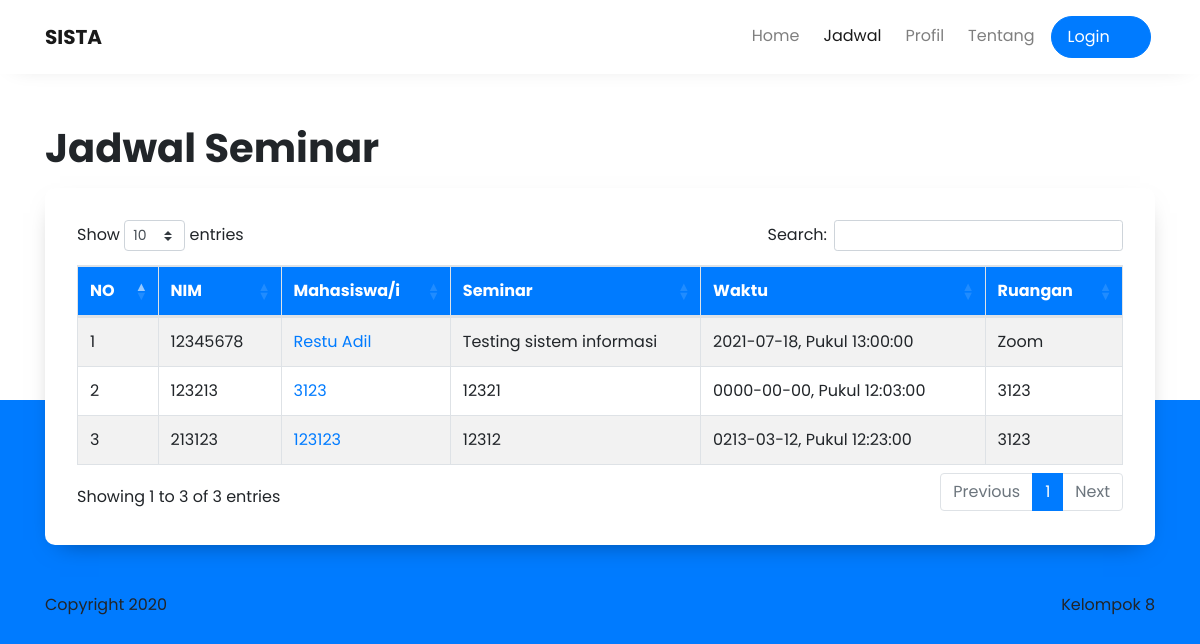
Page /index.php/jadwal on the committed database.
### tables this page shows
CREATE TABLE `tbl_menu` (
  `id_menu` int NOT NULL,
  `parent_id` int NOT NULL DEFAULT '0',
  `menu_name` varchar(32) NOT NULL,
  `menu_link` text NOT NULL,
  `menu_icon` varchar(32) DEFAULT NULL
);

CREATE TABLE `seminar_ta` (
  `id` int NOT NULL,
  `semester` int DEFAULT NULL,
  `tanggal` date DEFAULT NULL,
  `jam` time DEFAULT NULL,
  `kategori_seminar_id` int NOT NULL,
  `nim` varchar(10) DEFAULT NULL,
  `nama_mahasiswa` varchar(45) DEFAULT NULL,
  `judul` text,
  `pembimbing_id` int NOT NULL,
  `penguji1_id` int DEFAULT NULL,
  `penguji2_id` int DEFAULT NULL,
  `nilai_pembimbing` double DEFAULT NULL,
  `nilai_penguji1` double DEFAULT NULL,
  `nilai_penguji2` double DEFAULT NULL,
  `lokasi` varchar(40) DEFAULT NULL,
  `nilai_akhir` double DEFAULT NULL
);

### application/controllers/Jadwal.php (called while the page is built, shortened)
<?php
class Jadwal extends CI_Controller {
	function index() {
		$data['menu'] = $this->get_menu($this->session->userdata('user_role'));
		$data['pages'] = 'jadwal';
		$data['content'] = [
			'title' => 'Jadwal | SISTA - Sistem Informasi Seminar Tugas Akhir',
			'jadwal' => $this->seminar_models->get_seminar()->result()
		];
		$this->load->view('layouts/base', $data);
	}
}

### index.php (called while the page is built, shortened)
<?php
require_once BASEPATH.'core/CodeIgniter.php';

### application/models/Menu_models.php (called while the page is built)
<?php
class Menu_models extends CI_Model {
	protected $menu = 'tbl_menu';
	protected $access_menu = 'tbl_menu_access';
	protected $role = 'tbl_role';
	function get_menu($role_id = NULL){
		$this->db->select("{$this->menu}.*")
		->from($this->access_menu)
		->join($this->menu, "{$this->menu}.id_menu = {$this->access_menu}.menu_id")
		->join($this->role, "{$this->role}.id_role = {$this->access_menu}.role_id")
		->where("{$this->menu}.parent_id =", "0");
		if($role_id != NULL){
			$this->db->where("{$this->access_menu}.role_id =", $role_id);
		} else {
			$this->db->where("{$this->access_menu}.role_id =", 2);
		}
		return $this->db->get();
	}
	function get_menu_access($where){
		$this->db->select("{$this->menu}.*")
		->from($this->access_menu)
		->join($this->menu, "{$this->menu}.id_menu = {$this->access_menu}.menu_id")
		->join($this->role, "{$this->role}.id_role = {$this->access_menu}.role_id")
		->where("{$this->menu}.parent_id =", "0");
		if($where != NULL){
			$this->db->where($where);
		}
		return $this->db->get();
	}
	function get_sub_menu($role_id = NULL){
		$this->db->select("{$this->menu}.*")
		->from($this->access_menu)
		->join($this->menu, "{$this->menu}.id_menu = {$this->access_menu}.menu_id")
		->join($this->role, "{$this->role}.id_role = {$this->access_menu}.role_id")
		->where("{$this->menu}.parent_id >", "0");
		if($role_id != NULL){
			$this->db->where("{$this->access_menu}.role_id =", $role_id);
		} else {
			$this->db->where("{$this->access_menu}.role_id =", 2);
		}
		return $this->db->get();
	}
}

### application/models/Seminar_models.php (called while the page is built, shortened)
<?php
class Seminar_models extends CI_Model{
	protected $seminar = 'seminar_ta';
	protected $kategori_s = 'kategori_seminar';
	protected $dosen = 'dosen';
	function get_seminar($where = []) {
		$this->db->select("{$this->seminar}.id AS seminar_id, {$this->seminar}.*, {$this->kategori_s}.id, {$this->kategori_s}.nama AS kategori_nama, {$this->dosen}.id, {$this->dosen}.nama AS dosen_nama, d1.nama AS dosen1_nama, d2.nama AS dosen2_nama")
		->from("{$this->seminar}")
		->join("{$this->kategori_s}", "{$this->kategori_s}.id = {$this->seminar}.kategori_seminar_id")
		->join("{$this->dosen}", "{$this->dosen}.id = {$this->seminar}.pembimbing_id")
		->join("{$this->dosen} as d1", "d1.id = {$this->seminar}.penguji1_id")
		->join("{$this->dosen} as d2", "d2.id = {$this->seminar}.penguji2_id");
		return $this->db->get();
	}
}

### application/views/pages/jadwal.php (the view, shortened to what this page needs)
<section class="pt-5">
<div class="container">
  <header>
    <h1 class="text-bold">Jadwal Seminar</h1>
  </header>
  <div class="wrapper bg-white mt-3">
    <div class="wrapper__outer">
        <div class="table-responsive">
          <table id="datatable" class="table table-striped table-bordered" style="width:100%">
              <thead class="bg-primary text-white">
                  <tr>
                      <th>NO</th>
                      <th>NIM</th>
                      <th>Mahasiswa/i</th>
                      <th>Seminar</th>
                      <th>Waktu</th>
                      <th>Ruangan</th>
                  </tr>
              </thead>
              <tbody>
								<?php foreach($content['jadwal'] as $key => $jadwal): ?>
                  <tr>
                      <td><?= $key+1 ?></td>
                      <td><?= $jadwal->nim ?></td>
                      <td><a href="<?= base_url("jadwal/detail/{$jadwal->seminar_id}") ?>"><?= $jadwal->nama_mahasiswa ?></a></td>
                      <td><?= $jadwal->judul ?></td>
                      <td><?= "{$jadwal->tanggal}, Pukul {$jadwal->jam}" ?></td>
                      <td><?= $jadwal->lokasi ?? '-' ?></td>
                  </tr>
								<?php endforeach; ?>
              </tbody>
          </table>
        </div>
      </div>
    </div>
  </div>
</section>

### application/views/includes/navbar.php (shortened to what this page needs)
<nav class="navbar navbar-expand-lg navbar-light bg-white fixed-top">
  <div class="container">
    <a class="navbar-brand text-bold" href="#">SISTA</a>
    <div class="collapse navbar-collapse" id="navbarNavAltMarkup">
      <div class="navbar-nav ml-auto">
			<?php foreach ($menu as $mn): ?>
				<?php if(count($mn->submenu)) { ?>
					<div class="dropdown">
						<a class="nav-link <?= ($this->uri->segment(1) == $mn->menu_link) ? 'active' : '' ?>" href="#" id="<?= $mn->menu_link ?>" data-toggle="dropdown" aria-expanded="false">
							<span><?= $mn->menu_name; ?> <i class="fas fa-fw fa-chevron-down" style="transform: scale(.75);"></i></span>
						</a>
						<div class="dropdown-menu" aria-labelledby="<?= $mn->menu_link ?>">
						<?php foreach ($mn->submenu as $sm): ?>
							<a class="dropdown-item <?= ($this->uri->segment(2) == $sm->menu_link) ? 'active' : '' ?>" href="<?= base_url("{$mn->menu_link}/{$sm->menu_link}") ?>"><?=  $sm->menu_name; ?></a>
						<?php endforeach; ?>
						</div>
					</div>
				<?php } else { ?>
					<a class="nav-link <?= ($this->uri->segment(1) == $mn->menu_link) ? 'active' : '' ?>" href="<?= base_url("{$mn->menu_link}") ?>"><?= $mn->menu_name; ?></a>
				<?php }; ?>
			<?php endforeach; ?>
			<a class="nav-link btn <?= $this->session->userdata('is_login') == TRUE ? 'btn-danger' : 'btn-primary' ?> px-3 text-white" style="border-radius: 100px;" href="<?= $this->session->userdata('is_login') == TRUE ? base_url('logout') : base_url('login') ?>"><?= $this->session->userdata('is_login') == TRUE ? 'Logout <i class="far fa-fw fa-sign-out">' : 'Login <i class="far fa-fw fa-sign-in">' ?> </i></a>
      </div>
    </div>
  </div>
</nav>

### assets/css/starter.css (style rules this page uses)
body { font-family: 'Poppins', sans-serif; font-size: 16px; background: #007bff; padding-top: 76px; }
body::before { content: ''; display: block; position: absolute; top: 0; left: 0; background: #ffffff; width: 100%; min-height: 400px; max-height: 65vh; z-index: -1; }
nav { padding: 1rem .5rem !important; -webkit-box-shadow: 0 4px 25px -15px rgba(0, 0, 0, 0.2); box-shadow: 0 4px 25px -15px rgba(0, 0, 0, 0.2); }
nav .nav-link { color: #171717; margin: 0 .25rem; }

### assets/css/style.css (style rules this page uses)
.text-bold { font-weight: bold; }
.wrapper { -webkit-box-shadow: 0 10px 25px -15px rgba(0, 0, 0, 0.5); box-shadow: 0 10px 25px -15px rgba(0, 0, 0, 0.5); border-radius: 10px; padding: 2rem 0; }
.wrapper .wrapper__outer { padding: 0 2rem; }

### rows in the picture
tbl_menu: menu_name "Home"
tbl_menu: menu_name "Jadwal"
tbl_menu: menu_name "Profil"
tbl_menu: menu_name "Tentang"
seminar_ta: nim "12345678", nama_mahasiswa "Restu Adil", judul "Testing sistem informasi", tanggal "2021-07-18", jam "13:00:00", lokasi "Zoom"
seminar_ta: nim "123213", nama_mahasiswa "3123", judul "12321", tanggal "0000-00-00", jam "12:03:00", lokasi "3123"
seminar_ta: nim "213123", nama_mahasiswa "123123", judul "12312", tanggal "0213-03-12", jam "12:23:00", lokasi "3123"
